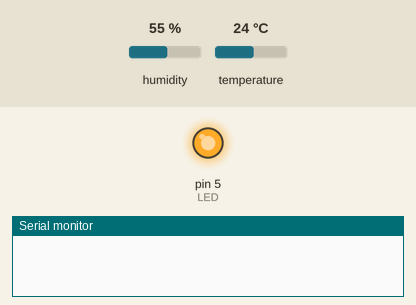
The sketch below on a simulated Arduino Uno, built with avr-gcc and run on an emulated ATmega328P. On the bench: output pins drawn as LEDs (lit = HIGH), the last lines printed to the serial monitor. Inputs (shaded band) come from the test bench; at power-on: humidity 55 %, temperature 24 °C.

Above: at 0.5 s.
At 5.0 s:
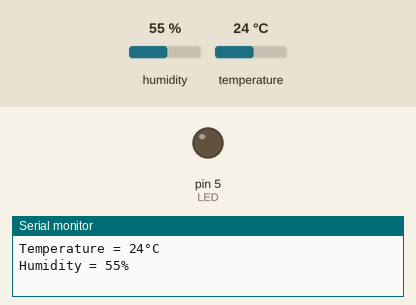
Timing chart, 0 to 7.0 s (numbered marks = the images above):
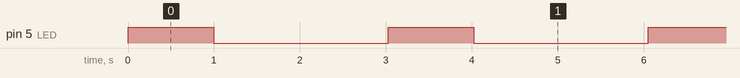

Measured:
- by itself, pin 5 (LED): alternates HIGH for 1.0 s and LOW for 2.0 s

The sketch:

TempHum_LEDBlink.ino
```cpp
#include <DHT.h>

#define LED 5
#define DHTPIN 2
#define DHTTYPE DHT11

DHT dht(DHTPIN, DHTTYPE);

void setup() {
  Serial.begin(115200);
  pinMode(LED, OUTPUT);
}

void loop() {
  //LED will be blinking, LED can be use to do testing or condition
  digitalWrite(LED, HIGH);
  delay(1000);
  digitalWrite(LED, LOW);
  delay(1000);

  //This is for the output for displaying the sensor readings
  Serial.print("Temperature = ");
  Serial.print(dht.readTemperature(),0);
  Serial.println("°C");

  Serial.print("Humidity = ");
  Serial.print(dht.readHumidity(),0);
  Serial.println("%");

  delay(1000);
}
```
